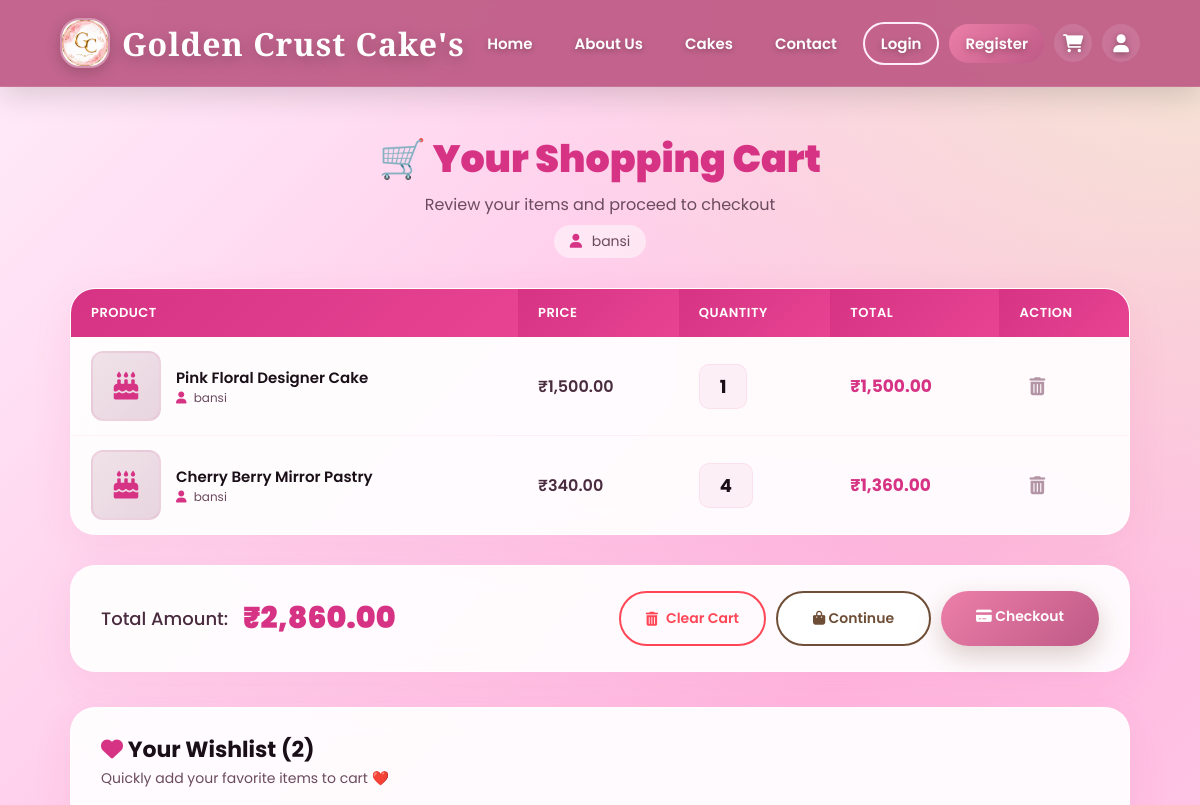
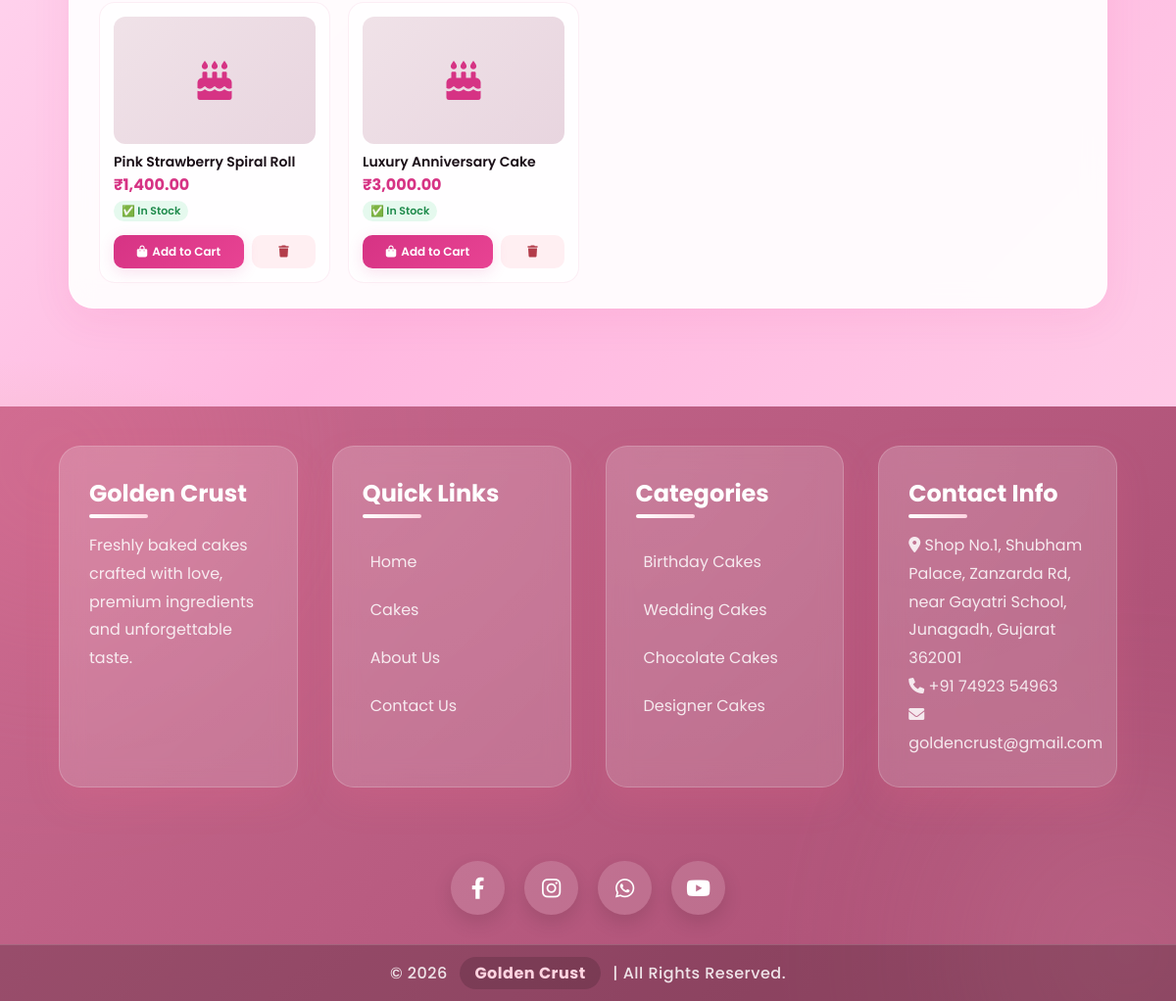
/project/client/cart.php (signed in), run on the app's committed database (2 pictures, top to bottom).
### tables this page shows
CREATE TABLE `users` (
  `id` int(11) NOT NULL,
  `name` varchar(100) NOT NULL,
  `address` text DEFAULT NULL,
  `city` varchar(100) DEFAULT NULL,
  `pincode` varchar(10) DEFAULT NULL,
  `state` varchar(100) DEFAULT NULL,
  `country` varchar(100) DEFAULT NULL,
  `username` varchar(100) DEFAULT NULL,
  `email` varchar(100) NOT NULL,
  `dob` date DEFAULT NULL,
  `password` varchar(100) NOT NULL,
  `gender` enum('Male','Female','Other') DEFAULT NULL,
  `mobileno` varchar(15) DEFAULT NULL,
  `created_at` timestamp NOT NULL DEFAULT current_timestamp(),
  `phone` varchar(20) DEFAULT NULL
);

CREATE TABLE `cart` (
  `id` int(11) NOT NULL,
  `user_id` int(11) NOT NULL,
  `product_id` int(11) NOT NULL,
  `itemname` varchar(255) NOT NULL,
  `price` decimal(10,2) NOT NULL,
  `quantity` int(11) NOT NULL DEFAULT 1,
  `total` decimal(10,2) NOT NULL,
  `img` varchar(255) DEFAULT NULL,
  `username` varchar(100) NOT NULL,
  `created_at` timestamp NOT NULL DEFAULT current_timestamp()
);

CREATE TABLE `wishlist` (
  `id` int(11) NOT NULL,
  `user_id` int(11) NOT NULL,
  `product_id` int(11) NOT NULL,
  `added_date` datetime DEFAULT current_timestamp()
);

CREATE TABLE `cakes` (
  `id` int(11) NOT NULL,
  `itemname` varchar(255) NOT NULL,
  `categories` enum('Chocolate','Fruit','Bundt','Velvet','Celebration','Ice Cream','Cupcake','Roll','Pastry') NOT NULL,
  `price` decimal(10,2) NOT NULL,
  `img` varchar(255) DEFAULT NULL,
  `description` text DEFAULT NULL,
  `stock` int(11) NOT NULL DEFAULT 0,
  `created_at` timestamp NOT NULL DEFAULT current_timestamp()
);

### project/client/cart.php (the view, shortened to what this page needs)
<?php
$conn = mysqli_connect("localhost","root","","golden_crust");
$user_id = $_SESSION['user_id'] ?? 0;
$user_query = mysqli_query($conn, "SELECT username FROM users WHERE id = '$user_id'");
if($user_query && mysqli_num_rows($user_query) > 0) {
    $user_data = mysqli_fetch_assoc($user_query);
    $username = $user_data['username'] ?? 'User';
} else {
    $username = 'User';
}
$cart_items = [];
$grand_total = 0;
$query = "SELECT * FROM cart WHERE user_id = '$user_id'";
$result = mysqli_query($conn, $query);
if($result) {
    while($row = mysqli_fetch_assoc($result)){
        $cart_items[] = $row;
        $grand_total += (float)$row['total'];
    }
}
$wishlist_items = [];
$table_check = mysqli_query($conn, "SHOW TABLES LIKE 'wishlist'");
if($table_check && mysqli_num_rows($table_check) > 0) {
    $wishlist_query = "
        SELECT w.*, c.itemname, c.price, c.img, c.description, c.stock
        FROM wishlist w
        LEFT JOIN cakes c ON w.product_id = c.id
        WHERE w.user_id = '$user_id'
    ";
    $wishlist_result = mysqli_query($conn, $wishlist_query);
    if($wishlist_result && mysqli_num_rows($wishlist_result) > 0) {
        while($row = mysqli_fetch_assoc($wishlist_result)){
            $wishlist_items[] = $row;
        }
    }
}
$wishlist_count = count($wishlist_items);
$image_folder = "/Golden_Crust/project/admin/uploads/";
?>
<!DOCTYPE html>
<html>
<head>
    <link rel="stylesheet" href="https://cdnjs.cloudflare.com/ajax/libs/font-awesome/6.4.0/css/all.min.css">
    <link rel="stylesheet" href="css/style.css">
    <link rel="stylesheet" href="css/cart.css">
</head>
<body>
<?php include 'includes/navbar.php'; ?>
<div class="cart-container">
    <div class="cart-header">
        <h1>🛒 Your Shopping Cart</h1>
        <p>Review your items and proceed to checkout</p>
        <div class="user-info">
            <i class="fas fa-user"></i> <?php echo htmlspecialchars($username); ?>
        </div>
    </div>
    <?php if(count($cart_items) > 0): ?>
        <div class="cart-table">
            <table>
                <thead>
                    <tr>
                        <th>Product</th>
                        <th>Price</th>
                        <th>Quantity</th>
                        <th>Total</th>
                        <th>Action</th>
                    </tr>
                </thead>
                <tbody>
                    <?php foreach($cart_items as $item): ?>
                    <tr>
                        <td>
                            <div class="product-info">
                                <?php
                                $img_path = !empty($item['img']) ? $image_folder . $item['img'] : '';
                                if(!empty($img_path) && file_exists($_SERVER['DOCUMENT_ROOT'] . $img_path)):
                                ?>
                                    <img src="<?php echo $img_path; ?>" alt="<?php echo htmlspecialchars($item['itemname']); ?>">
                                <?php else: ?>
                                    <div class="no-img">
                                        <i class="fas fa-cake"></i>
                                    </div>
                                <?php endif; ?>
                                <div class="details">
                                    <div class="name"><?php echo htmlspecialchars($item['itemname']); ?></div>
                                    <div class="username">
                                        <i class="fas fa-user"></i> <?php echo htmlspecialchars($item['username'] ?? 'User'); ?>
                                    </div>
                                </div>
                            </div>
                        </td>
                        <td class="item-price">₹<?php echo number_format((float)$item['price'], 2); ?></td>
                        <td>
                            <span class="qty-display"><?php echo $item['quantity']; ?></span>
                        </td>
                        <td class="item-total">₹<?php echo number_format((float)$item['total'], 2); ?></td>
                        <td>
                            <a href="?remove=<?php echo $item['id']; ?>" class="remove-btn" onclick="return confirm('Remove this item from cart?')">
                                <i class="fas fa-trash-alt"></i>
                            </a>
                        </td>
                    </tr>
                    <?php endforeach; ?>
                </tbody>
            </table>
        </div>
        <div class="cart-summary">
            <div class="left">
                <span class="total-label">Total Amount:</span>
                <span class="total-amount">₹<?php echo number_format($grand_total, 2); ?></span>
            </div>
            <div class="right">
                <a href="?clear=1" class="btn-danger" onclick="return confirm('Clear all items from cart?')">
                    <i class="fas fa-trash-alt"></i> Clear Cart
                </a>
                <a href="cakes.php" class="btn-secondary">
                    <i class="fas fa-shopping-bag"></i> Continue
                </a>
                <a href="checkout.php" class="btn-primary">
                    <i class="fas fa-credit-card"></i> Checkout
                </a>
            </div>
        </div>
    <?php endif; ?>
    <?php if(!empty($wishlist_items)): ?>
    <div class="wishlist-section">
        <h2><i class="fas fa-heart"></i> Your Wishlist (<?php echo $wishlist_count; ?>)</h2>
        <p class="wishlist-subtitle">Quickly add your favorite items to cart ❤️</p>
        <div class="wishlist-grid">
            <?php foreach($wishlist_items as $item):
                $stock = (int)($item['stock'] ?? 0);
                $price = number_format((float)($item['price'] ?? 0), 2);
                $img = !empty($item['img']) ? $image_folder . htmlspecialchars($item['img']) : '';
            ?>
                <div class="wishlist-item" data-product-id="<?php echo $item['product_id']; ?>">
                    <?php if(!empty($img) && file_exists($_SERVER['DOCUMENT_ROOT'] . $img)): ?>
                        <img src="<?php echo $img; ?>" alt="<?php echo htmlspecialchars($item['itemname']); ?>">
                    <?php else: ?>
                        <div class="wishlist-no-img">
                            <i class="fas fa-cake"></i>
                        </div>
                    <?php endif; ?>
                    <div class="wishlist-info">
                        <div class="w-name"><?php echo htmlspecialchars($item['itemname'] ?? 'Product'); ?></div>
                        <div class="w-price">₹<?php echo $price; ?></div>
                        <div class="w-stock <?php echo $stock > 0 ? 'in-stock' : 'out-stock'; ?>">
                            <?php echo $stock > 0 ? '✅ In Stock' : '❌ Out of Stock'; ?>
                        </div>
                    </div>
                    <div class="w-actions">
                        <?php if($stock > 0): ?>
                            <a href="?add_from_wishlist=<?php echo $item['product_id']; ?>&qty=1" class="w-btn w-btn-add" onclick="return confirm('Add this item to cart?')">
                                <i class="fas fa-shopping-bag"></i> Add to Cart
                            </a>
                        <?php else: ?>
                            <span class="w-btn w-btn-out" style="cursor:not-allowed;opacity:0.6;">
                                <i class="fas fa-ban"></i> Out of Stock
                            </span>
                        <?php endif; ?>
                        <a href="?remove_wishlist=<?php echo $item['product_id']; ?>" class="w-btn w-btn-remove" onclick="return confirm('Remove from wishlist?')">
                            <i class="fas fa-trash"></i>
                        </a>
                    </div>
                </div>
            <?php endforeach; ?>
        </div>
    </div>
    <?php endif; ?>
</div>
<?php include 'includes/footer.php'; ?>
</body>
</html>

### project/client/css/style.css (style rules this page uses)
* { margin: 0; padding: 0; box-sizing: border-box; font-family: 'Poppins', sans-serif; }
:root { --primary: #EC7FA9; --secondary: #FFB8E0; --dark: #BE5985; --light: #FFEDFA; --white: #ffffff; --text: #4a2c3a; --footer-bg: #c96a8f; --footer-dark: #a84d72; }
html { scroll-behavior: smooth; }
body { background: radial-gradient(circle at top right, #f5e6d3 0%, transparent 30%), radial-gradient(circle at bottom left, #d9b38c 0%, transparent 30%), linear-gradient(135deg, #FFEDFA, #FFB8E0, #FFD6EC); color: var(--text); overflow-x: hidden; padding-top: 80px; }
.btn-primary { text-decoration: none; background: linear-gradient(135deg, #EC7FA9, #BE5985); color: #fff; padding: 15px 35px; border-radius: 35px; font-weight: 600; transition: 0.4s; box-shadow: 0 10px 25px rgba(111, 78, 55, 0.25); display: inline-block; border: none; cursor: pointer; }
.btn-secondary { text-decoration: none; border: 2px solid #6f4e37; color: #6f4e37; background: #fff; padding: 15px 35px; border-radius: 35px; font-weight: 600; transition: 0.4s; display: inline-block; cursor: pointer; }

### data on the page
users: username "bansi"
cart: itemname "Pink Floral Designer Cake", username "bansi", price "1,500.00", quantity "1", total "1,500.00"
cart: itemname "Cherry Berry Mirror Pastry", username "bansi", price "340.00", quantity "4", total "1,360.00"
wishlist: product.itemname "Pink Strawberry Spiral Roll", product.price "1,400.00"
wishlist: product.itemname "Luxury Anniversary Cake", product.price "3,000.00"

### other printed values
$grand_total "2,860.00"
$wishlist_count "2"
